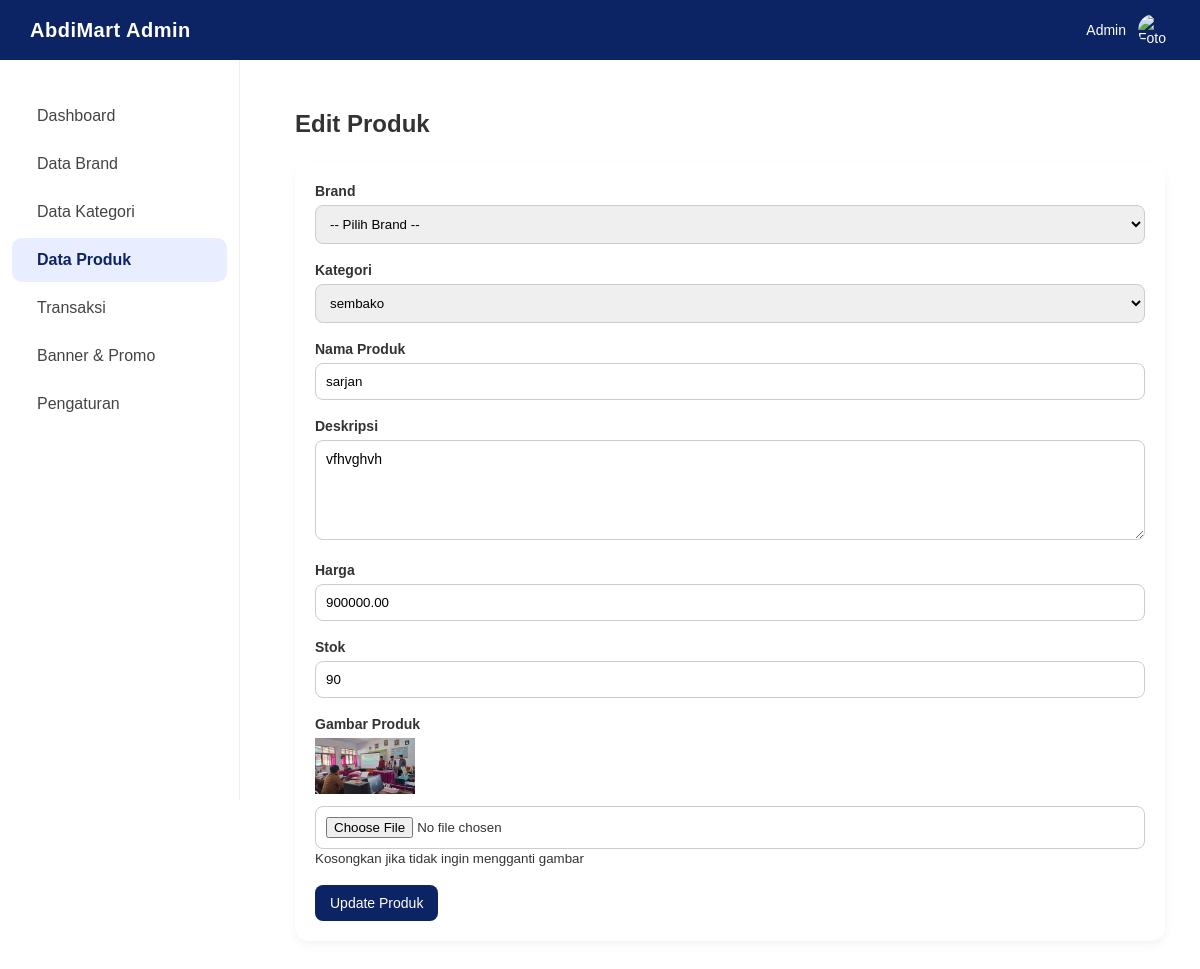
The app's page /admin/produk/edit.php?id=4 with its own data.
### tables this page shows
CREATE TABLE `products` (
  `id` bigint NOT NULL,
  `brand_id` int DEFAULT NULL,
  `category_id` int NOT NULL,
  `name` varchar(150) DEFAULT NULL,
  `description` text,
  `price` decimal(12,2) DEFAULT NULL,
  `stock` int DEFAULT '0',
  `diskon` float DEFAULT NULL,
  `image` varchar(255) DEFAULT NULL,
  `created_at` timestamp NULL DEFAULT NULL,
  `updated_at` timestamp NULL DEFAULT NULL
);

CREATE TABLE `categories` (
  `id` int NOT NULL,
  `name` varchar(100) DEFAULT NULL,
  `slug` varchar(120) DEFAULT NULL,
  `created_at` timestamp NULL DEFAULT NULL,
  `updated_at` timestamp NULL DEFAULT NULL
);

### admin/produk/edit.php (the view, shortened to what this page needs)
<?php
include '../layouts/header.php';
include '../layouts/sidebar.php';
include '../../databases/koneksi.php';
$id = $_GET['id'];
$sql = "SELECT * FROM products WHERE id = ?";
$stmt = $conn->prepare($sql);
$stmt->bind_param("i", $id);
$stmt->execute();
$result = $stmt->get_result();
$product = $result->fetch_assoc();
?>
<div class="main">
  <div class="page-header">
    <div class="page-title">Edit Produk</div>
  </div>
  <div class="card">
    <form action="../../databases/produk/prosesUpdate.php" method="POST" enctype="multipart/form-data">
      <div class="form-group">
        <label for="brand_id">Brand</label>
        <select id="brand_id" name="brand_id">
          <option value="">-- Pilih Brand --</option>
        </select>
      </div>
      <div class="form-group">
        <label for="category_id">Kategori</label>
        <select id="category_id" name="category_id" required>
          <?php
          $categories = $conn->query("SELECT id, name FROM categories ORDER BY name ASC");
          while ($cat = $categories->fetch_assoc()):
          ?>
            <option value="<?= $cat['id']; ?>" <?= $cat['id'] == $product['category_id'] ? 'selected' : ''; ?>>
              <?= $cat['name']; ?>
            </option>
          <?php endwhile; ?>
        </select>
      </div>
      <div class="form-group">
        <label for="name">Nama Produk</label>
        <input type="text" id="name" name="name" placeholder="Masukkan nama produk" value="<?= htmlspecialchars($product['name']); ?>" required>
      </div>
      <div class="form-group">
        <label for="description">Deskripsi</label>
        <textarea id="description" name="description" placeholder="Masukkan deskripsi produk"><?= htmlspecialchars($product['description']); ?></textarea>
      </div>
      <div class="form-group">
        <label for="price">Harga</label>
        <input type="number" id="price" name="price" placeholder="Masukkan harga" value="<?= $product['price']; ?>" required step="0.01">
      </div>
      <div class="form-group">
        <label for="stock">Stok</label>
        <input type="number" id="stock" name="stock" placeholder="Masukkan stok" value="<?= $product['stock']; ?>" required>
      </div>
      <div class="form-group">
        <label for="image">Gambar Produk</label>
        <?php if (!empty($product['image'])): ?>
          <div style="margin-bottom:8px;">
            <img src="../../admin/assets/image/produk/<?= $product['image']; ?>" alt="Gambar Produk" width="100">
          </div>
        <?php endif; ?>
        <input type="file" id="image" name="image" accept="image/*">
        <small>Kosongkan jika tidak ingin mengganti gambar</small>
      </div>
      <button type="submit" class="btn btn-primary">Update Produk</button>
    </form>
  </div>
</div>
<?php include '../layouts/footer.php'; ?>

### admin/assets/css/style1.css (style rules this page uses)
html { background-color: #fff; }
* { box-sizing: border-box; margin: 0; padding: 0; }
body { font-family: "Poppins", sans-serif; background: #fff; color: #333; }
.main { margin-left: 260px; padding: 110px 35px; background-color: #fff; }
.page-header { display: flex; justify-content: space-between; align-items: center; margin-bottom: 25px; }
.page-title { font-size: 24px; font-weight: 700; }
.card { width: 100%; background: #fff; padding: 20px; border-radius: 14px; box-shadow: 0 4px 10px rgba(0, 0, 0, 0.05); margin-bottom: 25px; }
.btn { padding: 10px 15px; border-radius: 8px; cursor: pointer; border: none; font-size: 14px; transition: background-color 0.3s ease; }
.btn-primary { background: #0d2464; color: white; }
.form-group { margin-bottom: 18px; }
.form-group label { font-size: 14px; font-weight: 600; display: block; margin-bottom: 6px; }
.form-group input, .form-group select { width: 100%; padding: 10px; border-radius: 8px; border: 1px solid #ccc; }
.form-group textarea { width: 100%; padding: 10px; border-radius: 8px; border: 1px solid #ccc; font-family: inherit; font-size: 14px; resize: vertical; min-height: 100px; }

### records on screen
products: category_id "sembako", name "sarjan", description "vfhvghvh", price "900000.00", stock "90", image (picture)

### other values on screen
$label "Dashboard"
$label "Data Brand"
$label "Data Kategori"
$label "Data Produk"
$label "Transaksi"
$label "Banner & Promo"
$label "Pengaturan"
